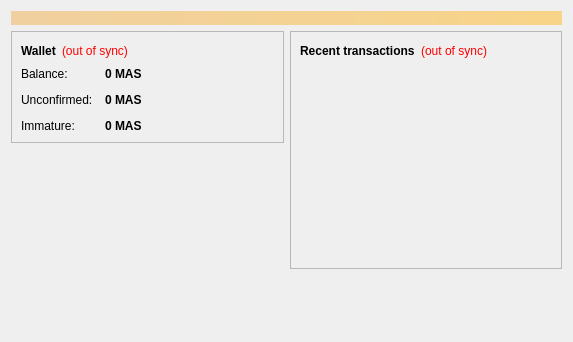
<?xml version="1.0" encoding="UTF-8"?>
<ui version="4.0">
 <class>OverviewPage</class>
 <widget class="QWidget" name="OverviewPage">
  <property name="geometry">
   <rect>
    <x>0</x>
    <y>0</y>
    <width>573</width>
    <height>342</height>
   </rect>
  </property>
  <property name="windowTitle">
   <string>Form</string>
  </property>
  <layout class="QVBoxLayout" name="topLayout">
   <item>
    <widget class="QLabel" name="labelAlerts">
     <property name="visible">
      <bool>false</bool>
     </property>
     <property name="styleSheet">
      <string notr="true">background-color: qlineargradient(x1: 0, y1: 0, x2: 1, y2: 0, stop:0 #F0D0A0, stop:1 #F8D488); color:#000000;</string>
     </property>
     <property name="wordWrap">
      <bool>true</bool>
     </property>
     <property name="margin">
      <number>3</number>
     </property>
    </widget>
   </item>
   <item>
    <layout class="QHBoxLayout" name="horizontalLayout" stretch="1,1">
     <item>
      <layout class="QVBoxLayout" name="verticalLayout_2">
       <item>
        <widget class="QFrame" name="frame">
         <property name="frameShape">
          <enum>QFrame::StyledPanel</enum>
         </property>
         <property name="frameShadow">
          <enum>QFrame::Raised</enum>
         </property>
         <layout class="QVBoxLayout" name="verticalLayout_4">
          <item>
           <layout class="QHBoxLayout" name="horizontalLayout_4">
            <item>
             <widget class="QLabel" name="label_5">
              <property name="font">
               <font>
                <weight>75</weight>
                <bold>true</bold>
               </font>
              </property>
              <property name="text">
               <string>Wallet</string>
              </property>
             </widget>
            </item>
            <item>
             <widget class="QLabel" name="labelWalletStatus">
              <property name="toolTip">
               <string>The displayed information may be out of date. Your wallet automatically synchronizes with the Masscoin network after a connection is established, but this process has not completed yet.</string>
              </property>
              <property name="styleSheet">
               <string notr="true">QLabel { color: red; }</string>
              </property>
              <property name="text">
               <string notr="true">(out of sync)</string>
              </property>
              <property name="alignment">
               <set>Qt::AlignLeading|Qt::AlignLeft|Qt::AlignVCenter</set>
              </property>
             </widget>
            </item>
            <item>
             <spacer name="horizontalSpacer_2">
              <property name="orientation">
               <enum>Qt::Horizontal</enum>
              </property>
              <property name="sizeHint" stdset="0">
               <size>
                <width>40</width>
                <height>20</height>
               </size>
              </property>
             </spacer>
            </item>
           </layout>
          </item>
          <item>
           <layout class="QFormLayout" name="formLayout_2">
            <property name="fieldGrowthPolicy">
             <enum>QFormLayout::AllNonFixedFieldsGrow</enum>
            </property>
            <property name="horizontalSpacing">
             <number>12</number>
            </property>
            <property name="verticalSpacing">
             <number>12</number>
            </property>
            <item row="0" column="0">
             <widget class="QLabel" name="label">
              <property name="text">
               <string>Balance:</string>
              </property>
             </widget>
            </item>
            <item row="0" column="1">
             <widget class="QLabel" name="labelBalance">
              <property name="font">
               <font>
                <weight>75</weight>
                <bold>true</bold>
               </font>
              </property>
              <property name="cursor">
               <cursorShape>IBeamCursor</cursorShape>
              </property>
              <property name="toolTip">
               <string>Your current balance</string>
              </property>
              <property name="text">
               <string notr="true">0 MAS</string>
              </property>
              <property name="textInteractionFlags">
               <set>Qt::LinksAccessibleByMouse|Qt::TextSelectableByKeyboard|Qt::TextSelectableByMouse</set>
              </property>
             </widget>
            </item>
            <item row="1" column="0">
             <widget class="QLabel" name="label_3">
              <property name="text">
               <string>Unconfirmed:</string>
              </property>
             </widget>
            </item>
            <item row="1" column="1">
             <widget class="QLabel" name="labelUnconfirmed">
              <property name="font">
               <font>
                <weight>75</weight>
                <bold>true</bold>
               </font>
              </property>
              <property name="cursor">
               <cursorShape>IBeamCursor</cursorShape>
              </property>
              <property name="toolTip">
               <string>Total of transactions that have yet to be confirmed, and do not yet count toward the current balance</string>
              </property>
              <property name="text">
               <string notr="true">0 MAS</string>
              </property>
              <property name="textInteractionFlags">
               <set>Qt::LinksAccessibleByMouse|Qt::TextSelectableByKeyboard|Qt::TextSelectableByMouse</set>
              </property>
             </widget>
            </item>
            <item row="2" column="0">
             <widget class="QLabel" name="labelImmatureText">
              <property name="text">
               <string>Immature:</string>
              </property>
             </widget>
            </item>
            <item row="2" column="1">
             <widget class="QLabel" name="labelImmature">
              <property name="font">
               <font>
                <weight>75</weight>
                <bold>true</bold>
               </font>
              </property>
              <property name="toolTip">
               <string>Mined balance that has not yet matured</string>
              </property>
              <property name="text">
               <string notr="true">0 MAS</string>
              </property>
              <property name="textInteractionFlags">
               <set>Qt::LinksAccessibleByMouse|Qt::TextSelectableByKeyboard|Qt::TextSelectableByMouse</set>
              </property>
             </widget>
            </item>
           </layout>
          </item>
         </layout>
        </widget>
       </item>
       <item>
        <spacer name="verticalSpacer">
         <property name="orientation">
          <enum>Qt::Vertical</enum>
         </property>
         <property name="sizeHint" stdset="0">
          <size>
           <width>20</width>
           <height>40</height>
          </size>
         </property>
        </spacer>
       </item>
      </layout>
     </item>
     <item>
      <layout class="QVBoxLayout" name="verticalLayout_3">
       <item>
        <widget class="QFrame" name="frame_2">
         <property name="frameShape">
          <enum>QFrame::StyledPanel</enum>
         </property>
         <property name="frameShadow">
          <enum>QFrame::Raised</enum>
         </property>
         <layout class="QVBoxLayout" name="verticalLayout">
          <item>
           <layout class="QHBoxLayout" name="horizontalLayout_2">
            <item>
             <widget class="QLabel" name="label_4">
              <property name="text">
               <string>&lt;b&gt;Recent transactions&lt;/b&gt;</string>
              </property>
             </widget>
            </item>
            <item>
             <widget class="QLabel" name="labelTransactionsStatus">
              <property name="toolTip">
               <string>The displayed information may be out of date. Your wallet automatically synchronizes with the Masscoin network after a connection is established, but this process has not completed yet.</string>
              </property>
              <property name="styleSheet">
               <string notr="true">QLabel { color: red; }</string>
              </property>
              <property name="text">
               <string notr="true">(out of sync)</string>
              </property>
              <property name="alignment">
               <set>Qt::AlignRight|Qt::AlignTrailing|Qt::AlignVCenter</set>
              </property>
             </widget>
            </item>
            <item>
             <spacer name="horizontalSpacer">
              <property name="orientation">
               <enum>Qt::Horizontal</enum>
              </property>
              <property name="sizeHint" stdset="0">
               <size>
                <width>40</width>
                <height>20</height>
               </size>
              </property>
             </spacer>
            </item>
           </layout>
          </item>
          <item>
           <widget class="QListView" name="listTransactions">
            <property name="styleSheet">
             <string notr="true">QListView { background: transparent; }</string>
            </property>
            <property name="frameShape">
             <enum>QFrame::NoFrame</enum>
            </property>
            <property name="verticalScrollBarPolicy">
             <enum>Qt::ScrollBarAlwaysOff</enum>
            </property>
            <property name="horizontalScrollBarPolicy">
             <enum>Qt::ScrollBarAlwaysOff</enum>
            </property>
            <property name="selectionMode">
             <enum>QAbstractItemView::NoSelection</enum>
            </property>
           </widget>
          </item>
         </layout>
        </widget>
       </item>
       <item>
        <spacer name="verticalSpacer_2">
         <property name="orientation">
          <enum>Qt::Vertical</enum>
         </property>
         <property name="sizeHint" stdset="0">
          <size>
           <width>20</width>
           <height>40</height>
          </size>
         </property>
        </spacer>
       </item>
      </layout>
     </item>
    </layout>
   </item>
  </layout>
 </widget>
 <resources/>
 <connections/>
</ui>
